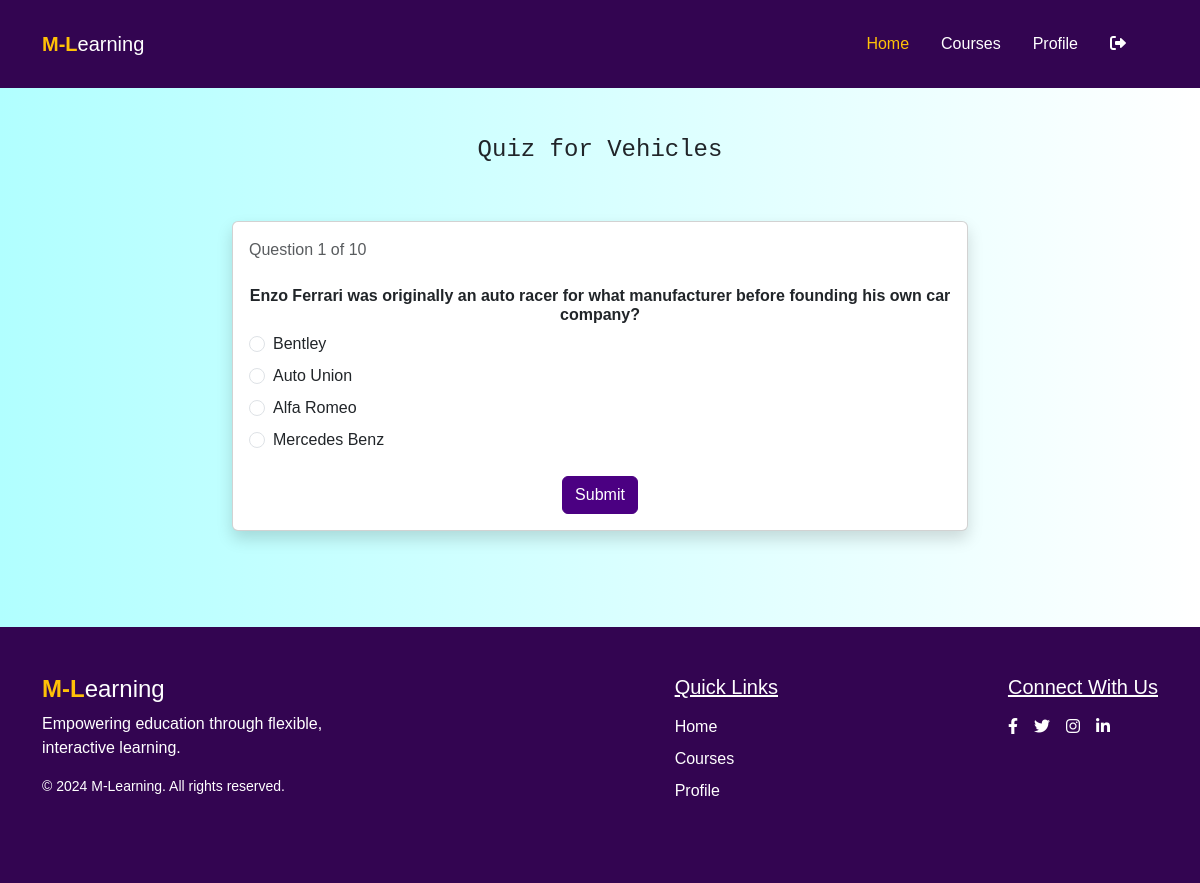
Screenshot of /show_quiz/14 with the database file from the repository.
### TeacherApp/models.py (models this page shows, shortened)
class Courses(models.Model):
    teacher = models.ForeignKey(
        CustomUser, related_name="teacher", on_delete=models.CASCADE
    )
    name = models.CharField(max_length=50)
    code = models.CharField(max_length=50, null=True)
    description = models.TextField(null=True)
    quiz_added = models.BooleanField(default=False)

class Quiz(models.Model):
    course = models.ForeignKey(Courses, on_delete=models.CASCADE)
    question = models.TextField(null=True)
    correct_answer = models.CharField(max_length=255, null=True)
    incorrect_answers = models.JSONField(null=True)
    question_index = models.IntegerField(default=0)

### StudentApp/views.py (the view, shortened to what this page needs)
# urls.py: path("show_quiz/<str:course_id>", views.ShowQuiz, name="show_quiz"),
@never_cache
def ShowQuiz(request, course_id):
    question_index = int(request.GET.get("question_index", 0))
    course = Courses.objects.get(id=course_id)
    questions = Quiz.objects.filter(course=course)
    if len(questions) == 0:
        return render(request, "Quiz.html", {"questions": "no_quiz"})
    if request.method == "POST":
        selected_answer = request.POST.get("answer")
        quiz_answers = request.session.get("quiz_answers", {})
        quiz_answers[str(question_index + 1)] = selected_answer
        request.session["quiz_answers"] = quiz_answers
        return JsonResponse({"status": "success"})
    current_question = questions[question_index]
    answer_options = [
        current_question.correct_answer
    ] + current_question.incorrect_answers
    random.shuffle(answer_options)
    return render(
        request,
        "Quiz.html",
        {
            "course": course,
            "current_question": current_question,
            "question_index": question_index,
            "total_questions": len(questions),
            "answer_options": answer_options,
        },
    )

### StudentApp/templates/Quiz.html (shortened to what this page needs)
{% extends 'StudentBase.html' %}
{% load static %}
{% block content %}
{%if questions  == "no_quiz"%}
    <div class="container-fluid d-flex justify-content-center align-items-center " style="height: 60vh;">
        <h4 class="text-center font-monospace ">Oops ...No quiz for this course</h1>
    </div>
    {%else%}
    <h4 class="text-center font-monospace mt-5">Quiz for {{course.name}}</h4>
    <div class="container  py-5 mb-5">
        <div class="row justify-content-center">
            <div class="col-md-8">
                <div class="card shadow">
                    <div class="card-body">
                        <form id="quizForm" method="post">
                            <p class="text-muted mb-4">Question {{ question_index|add:1 }} of {{ total_questions }}</p>
                            <div class="mb-4">
                                <p class="h6  text-center"><strong>{{ current_question.question }}</strong></p>
                                {% for answer in answer_options %}
                                    <div class="form-check mb-2 ">
                                        <input class="form-check-input " type="radio" name="answer" id="answer{{ forloop.counter }}" value="{{ answer }}" >
                                        <label class="form-check-label" for="answer{{ forloop.counter }}">
                                            {{ answer }}
                                        </label>
                                    </div>
                                {% endfor %}
                            </div>
                            <div class="container text-center">
                            <button type="submit" class="btn btn-primary">Submit</button>
                        </div>
                        </form>
                    </div>
                </div>
            </div>
        </div>
    </div>
    {%endif%}
{% endblock %}

### static/css/studentbase.css (style rules this page uses)
body { font-family: "Arial", sans-serif; background: linear-gradient(to right, rgb(177, 500, 500), white); overflow-x: hidden; }
.btn-primary { background-color: #4b0082; border-color: #4b0082; }

### rows the page displays
Courses: name "Vehicles"
Quiz: question "Enzo Ferrari was originally an auto racer for what manufacturer before founding his own car company?", answer_options "Alfa Romeo"

### other values shown
{{ question_index|add:1 }} "1"
{{ total_questions }} "10"
{{ answer }} "Bentley" "Auto Union" "Mercedes Benz"
